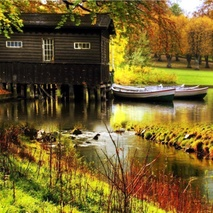
#> input picture Lab1/high_contrast.jpeg, 213 x 213 px, shrunk from 900 x 900 before the run
$ python main.py
#> lines starting #> are read from the running program, lines starting #| are printed output that depends on the picture
# Виконати 2D лінійну фільтрацію зображення з різними значеннями ядра. Провести
# порівняльний аналіз

import matplotlib.pyplot as plt
import matplotlib.image as Image
import numpy as np


def plot(img1, img2, image_type, kernel_type):
    _, ax = plt.subplots(1, 2, figsize=(12, 6))
    ax[0].imshow(img1, cmap='gray')
    ax[0].set_title('Original ' + image_type)
    ax[0].axis('off')

    ax[1].imshow(img2, cmap='gray')
    ax[1].set_title('With ' + kernel_type)
    ax[1].axis('off')

    plt.show()


def img_to_gray(rgb):
    return np.dot(rgb[..., :3], [0.2989, 0.5870, 0.1140])


def add_padding(img, padding_size):
    img_with_padding = np.zeros(shape=(
        img.shape[0] + padding_size * 2,
        img.shape[1] + padding_size * 2
    ))

    img_with_padding[padding_size:-padding_size,
                     padding_size:-padding_size] = img

    return img_with_padding


def get_output_img_size(img_size, kernel_size):
    output_img_size = 0

    for i in range(img_size):
        count = i + kernel_size
        if count <= img_size:
            output_img_size += 1

    return output_img_size


def apply_filter2D(image, kernel):
    kernel_size = kernel.shape[0]
    padding_size = kernel_size // 2
    img_with_padding = add_padding(image, padding_size)

    output_size = get_output_img_size(
        img_size=img_with_padding.shape[0],
        kernel_size=kernel_size
    )

    k = kernel_size
    convolved_img = np.zeros(shape=(output_size, output_size))

    for i in range(output_size):
        for j in range(output_size):
            mat = img_with_padding[i:i+k, j:j+k]
            convolved_img[i, j] = np.sum(np.multiply(mat, kernel))

    return convolved_img


# define kernels

# blur filter
blur_kernel = np.ones((10, 10), np.float32)/25

# edge detection
edge_kernel = np.array([
    [-1, -1, -1],
    [-1, 8, -1],
    [-1, -1, -1]
])

# Sobel filter
sobel_kernel = np.array([
    [-1, 0, 1],
    [-2, 0, 2],
    [-1, 0, 1]
])

kernels = [[blur_kernel, 'blur_kernel'], [
    edge_kernel, 'edge_kernel'], [sobel_kernel, 'sobel_kernel']]

images = ['high_contrast.jpeg', 'low_contrast.jpeg',
          'high_detailed.jpeg', 'low_detailed.jpeg']

for image_name in images:
    for kernel in kernels:
        # image
        image = np.array(img_to_gray(Image.imread(image_name)))
#> in img_to_gray, `return np.dot(rgb[..., :3], [0.2989, 0.5870, 0.1140])`:
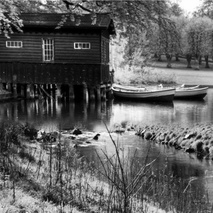
#> returned value: shape (213, 213) float64; min 0, max 255, mean 96.2
        # filtered img
        filtered_img = apply_filter2D(image=image, kernel=kernel[0])
#> in add_padding, `img_with_padding[padding_size:-padding_size, padding_size:-padding_siz..`:
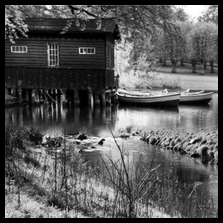
#> img_with_padding: shape (223, 223) float64; min 0, max 255, mean 87.8
#> after the loop in apply_filter2D, `for i in range(output_size):`:
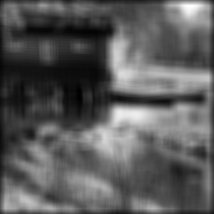
#> convolved_img: shape (214, 214) float64; min 15.17, max 1015.5, mean 372.7; drawn with min black and max white
        # plot result
        plot(img1=image, img2=filtered_img,
             image_type=image_name, kernel_type=kernel[1])
#> in plot, `plt.show()`:
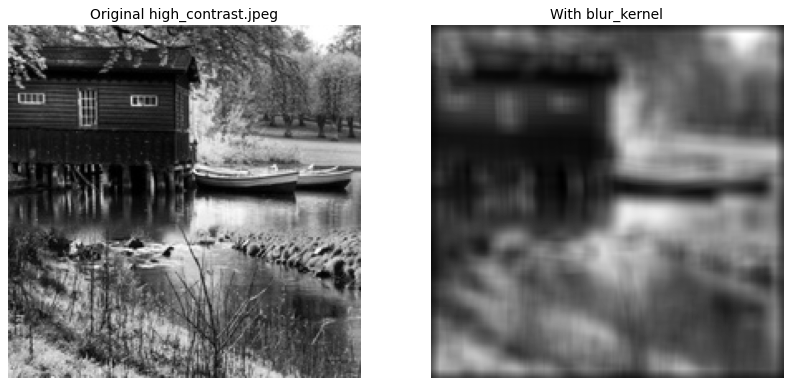
#> figure drawn by matplotlib, 2 panels
#> pass 2 of the loop `for image_name in images:`:
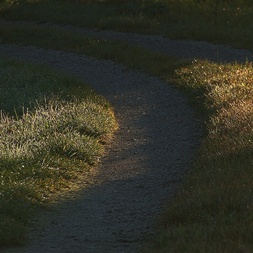
#> input picture Lab1/low_contrast.jpeg, 253 x 253 px, shrunk from 1066 x 1066 before the run
#> img_with_padding: shape (263, 263) float64
#> after the loop in apply_filter2D (call 4), `for i in range(output_size):`:
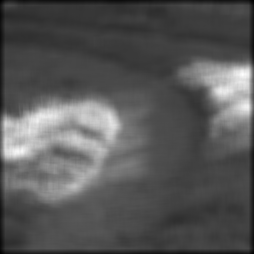
#> convolved_img: shape (254, 254) float64; min 35.17, max 487.5, mean 190.1; drawn with min black and max white
#> in plot (call 4), `plt.show()`:
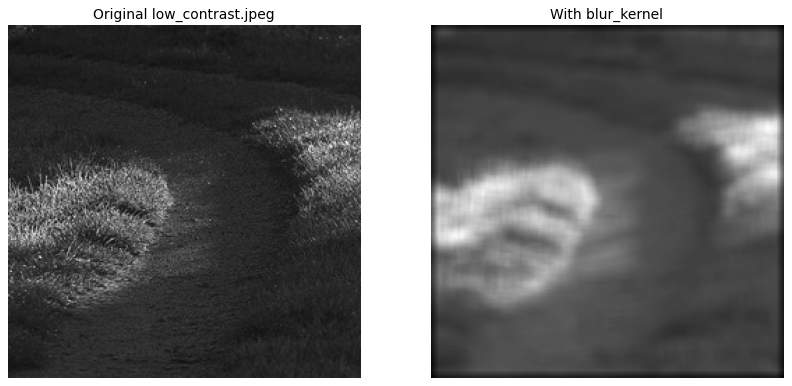
#> figure drawn by matplotlib, 2 panels
#> pass 3 of the loop `for image_name in images:`:
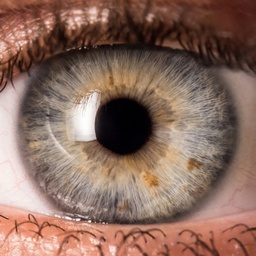
#> input picture Lab1/high_detailed.jpeg, 256 x 256 px, shrunk from 1080 x 1080 before the run
#> img_with_padding: shape (266, 266) float64
#> after the loop in apply_filter2D (call 7), `for i in range(output_size):`:
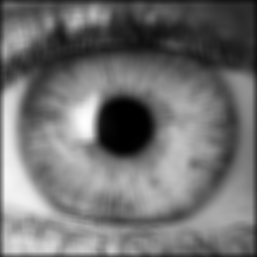
#> convolved_img: shape (257, 257) float64; min 3.61, max 1001.6, mean 448.5; drawn with min black and max white
#> in plot (call 7), `plt.show()`:
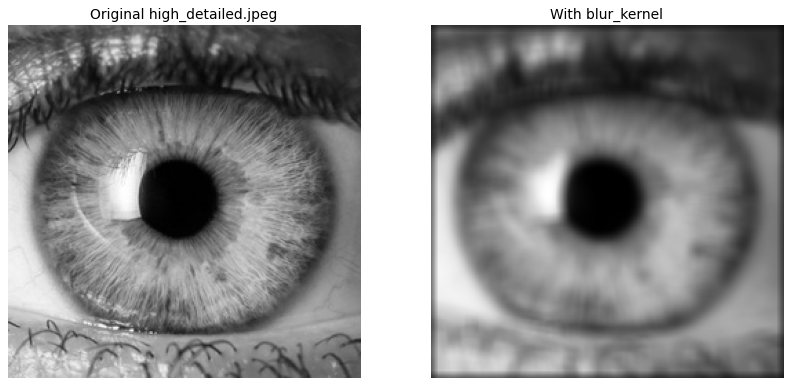
#> figure drawn by matplotlib, 2 panels
#> the loop made 4 passes; the first 3 are shown
